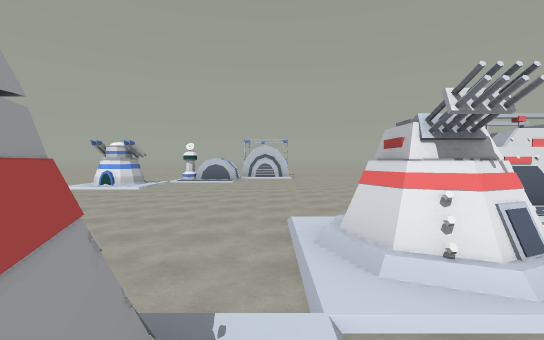
view 1 (above)

20 first-person views from a walk through a 3-D level made in the Unity game engine. The camera is 1.5 m above the floor, tilts 2° down and sees 90° across. The floor is counted in squares, 2 m on a side. Each view is taken from the middle of a square. On the plan, view 1 faces up. The plan holds only what a view shows up to about 10 squares ahead; the rest is blank. The place goes on beyond the plan.

view 2
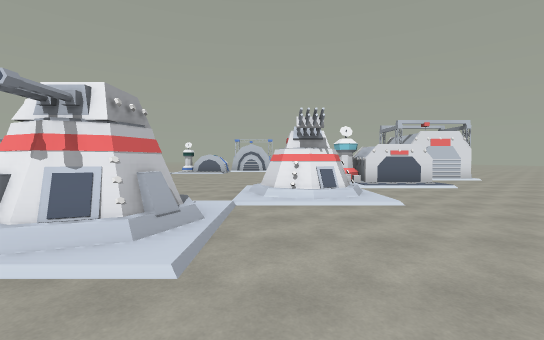

view 3
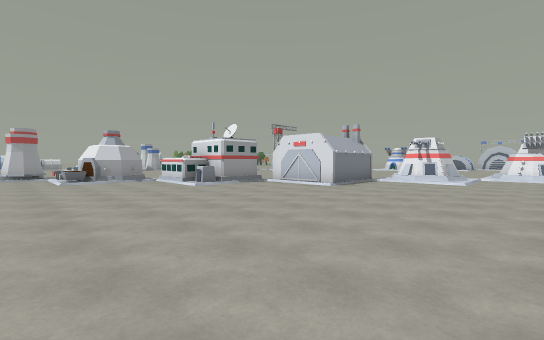

view 4
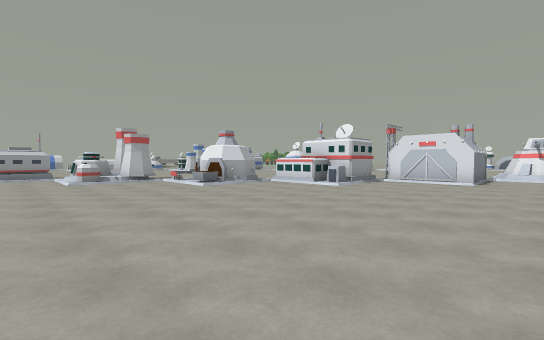

view 5
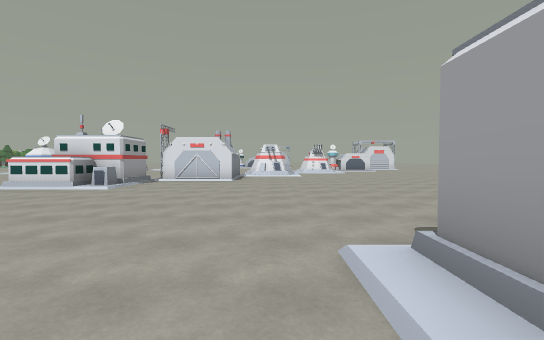

view 6
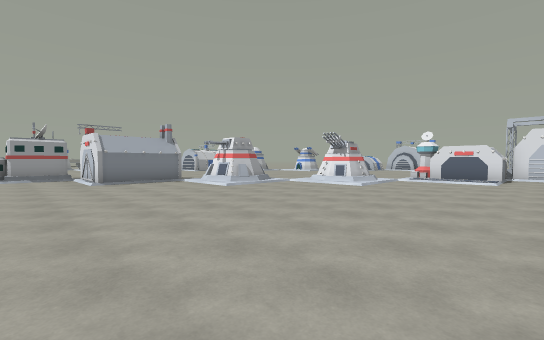

view 7
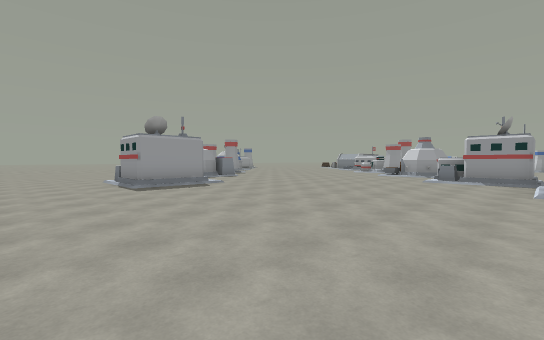

view 8
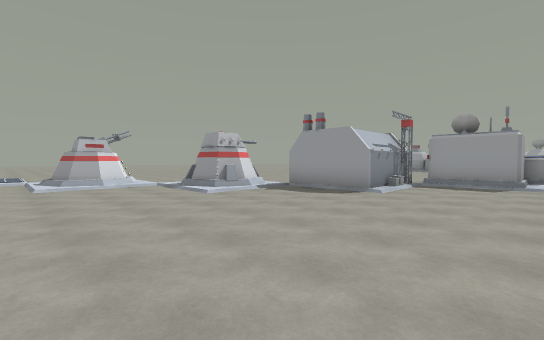

view 9
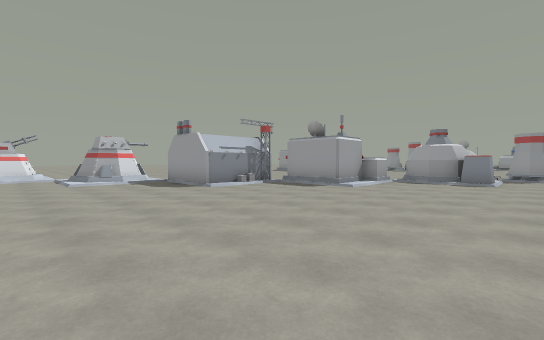

view 10
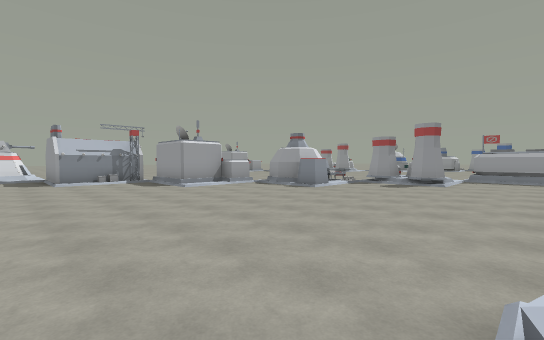

view 11
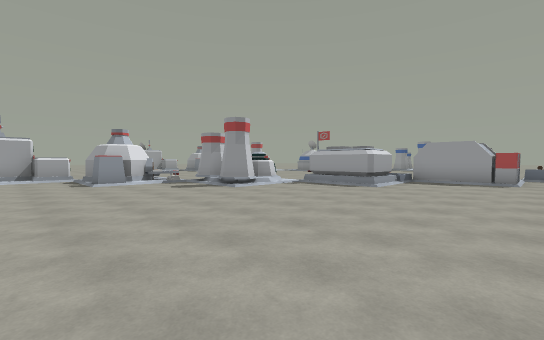

view 12
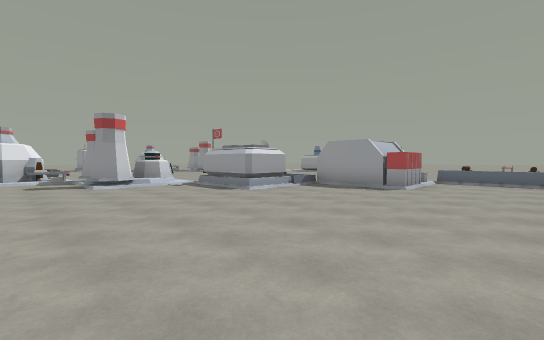

view 13
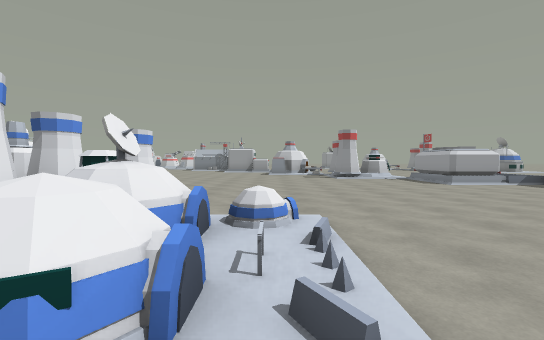

view 14
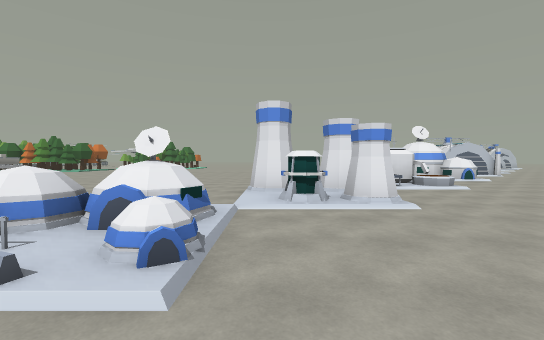

view 15
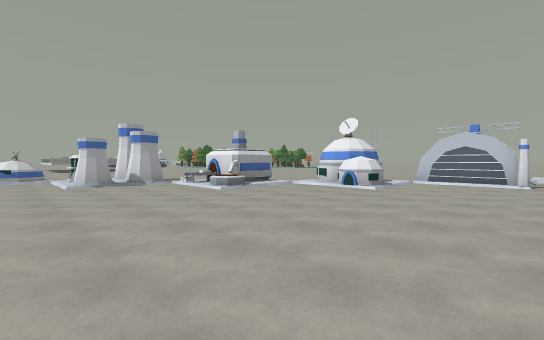

view 16
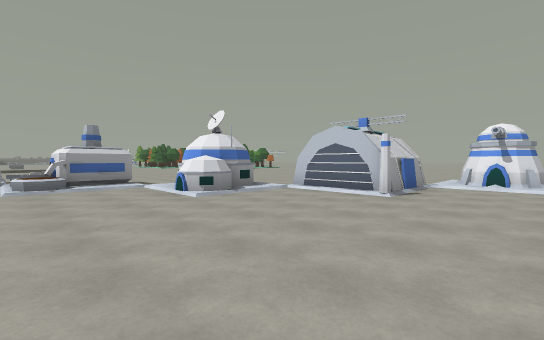

view 17
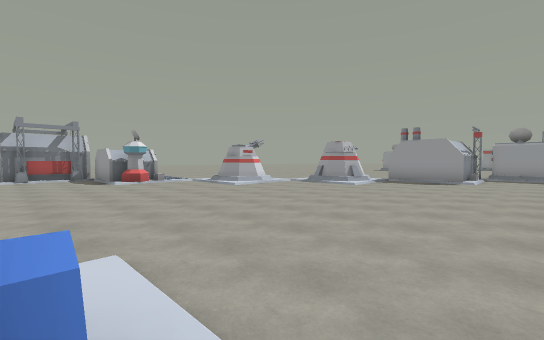

view 18
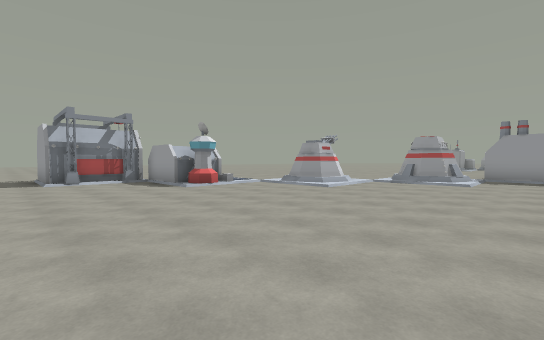

view 19
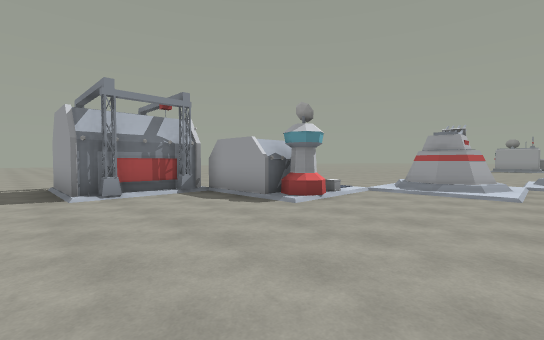

view 20
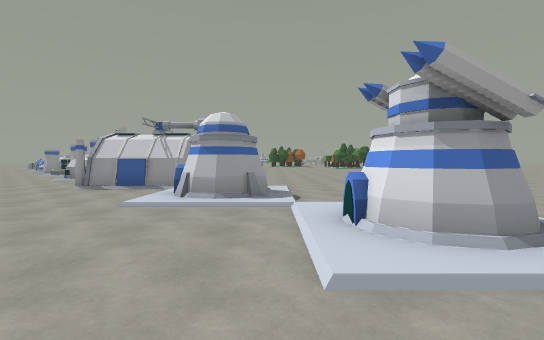

### Floor plan
Key: @ floor where view 1 was taken; # wall or solid block; . main floor; : floor 0.25 m higher than the main floor; / step, stairs or slope; = window, fence, low wall or low ledge; ^ raised ledge; O other object.
Columns run from 25 left of view 1 to 7 right of it. Each row starts with its distance up from view 1.
 11             .....  #/............
 10             ....../#:..........##
  9             ...://............./#
  8               ./##.............##
  7                :#/........../###.
  6               #............./###.
  5               #............./:::.
  4            .###...........///....
  3            #..............#O=....
  2        ..###..............///....
  1   ..   ////#...........##/.......
  0   ..    #/.............##@.......
 -1   ..   ##/..........//////.......
 -2   ..#/#^./..........###..........
 -3    .###.............###..........
 -4    .###........../#####..........
 -5   ^^............./##.............
 -6  ^^O.............###.............
 -7 ./:=........../##..............
 -8  ............./##..............
 -9   ............/##..............
-10    .........##/................
-11    .........^#/................
-12    .........#/=........../##...
-13    ......###............./##...
-14    ......###.............  #...

Where each view was taken, in squares from view 1:
view 1: 0 up, 0 right, facing up
view 2: 3 down, 1 right, facing up
view 3: 11 down, 2 right, facing up-left
view 4: 14 down, 1 left, facing up-left
view 5: 14 down, 1 left, facing up
view 6: 6 down, 7 right, facing up-left
view 7: 4 down, 5 right, facing down-left
view 8: 5 up, 8 left, facing down-right
view 9: 3 up, 12 left, facing down-right
view 10: 0 up, 16 left, facing down-right
view 11: 5 down, 20 left, facing down-right
view 12: 8 down, 22 left, facing down-right
view 13: 7 down, 25 left, facing right
view 14: 9 down, 21 left, facing up
view 15: 6 down, 10 left, facing up-left
view 16: 2 down, 8 left, facing up-left
view 17: 10 up, 7 left, facing down-right
view 18: 11 up, 4 left, facing down-right
view 19: 11 up, 0 right, facing down-right
view 20: 9 up, 3 left, facing left
